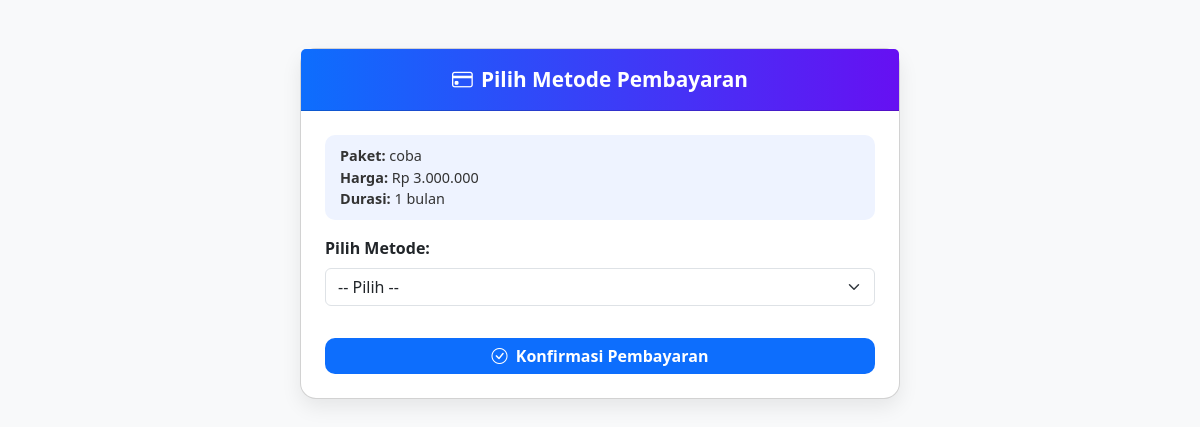
Screenshot of /langganan/metode_pembayaran.php?paket_id=2 (signed in) with the database file from the repository.
### tables this page shows
CREATE TABLE `paket` (
  `id` int(11) NOT NULL,
  `nama` varchar(50) NOT NULL,
  `kategori` varchar(50) DEFAULT NULL,
  `jenjang` varchar(20) NOT NULL,
  `kelas` varchar(10) NOT NULL,
  `harga` int(11) NOT NULL,
  `durasi` int(11) NOT NULL,
  `satuan_durasi` enum('bulan','tahun') NOT NULL DEFAULT 'bulan',
  `warna` varchar(20) DEFAULT '#0d6efd',
  `deskripsi` text DEFAULT NULL,
  `status` enum('aktif','nonaktif') DEFAULT 'aktif',
  `created_at` timestamp NOT NULL DEFAULT current_timestamp(),
  `updated_at` timestamp NOT NULL DEFAULT current_timestamp() ON UPDATE current_timestamp()
);

### langganan/metode_pembayaran.php (the view, shortened to what this page needs)
<?php
include_once __DIR__ . '/../config/database.php';
$paket_id = $_POST['paket_id'] ?? $_GET['paket_id'] ?? null;
$query = mysqli_query($conn, "SELECT * FROM paket WHERE id = $paket_id AND status = 'aktif'");
$paket = mysqli_fetch_assoc($query);
?>
<!DOCTYPE html>
<html lang="id">
<head>
<link href="https://cdn.jsdelivr.net/npm/bootstrap@5.3.0/dist/css/bootstrap.min.css" rel="stylesheet">
<link rel="stylesheet" href="https://cdn.jsdelivr.net/npm/bootstrap-icons@1.11.1/font/bootstrap-icons.css">
</head>
<body>
<div class="container py-5">
    <div class="card card-custom">
        <div class="card-header">
            <i class="bi bi-credit-card me-2"></i>Pilih Metode Pembayaran
        </div>
        <div class="card-body p-4">
            <div class="info-box mb-3">
                <strong>Paket:</strong> <?= htmlspecialchars($paket['nama']) ?><br>
                <strong>Harga:</strong> Rp <?= number_format($paket['harga'], 0, ',', '.') ?><br>
                <strong>Durasi:</strong> <?= $paket['durasi'] . ' ' . htmlspecialchars($paket['satuan_durasi']) ?>
            </div>
            <form action="proses_pembayaran.php" method="post">
                <div class="mb-3">
                    <label for="metode" class="form-label fw-semibold">Pilih Metode:</label>
                    <select name="metode" id="metode" class="form-select" required>
                        <option value="">-- Pilih --</option>
                    </select>
                </div>
                <button type="submit" class="btn btn-primary w-100 mt-3">
                    <i class="bi bi-check-circle me-1"></i> Konfirmasi Pembayaran
                </button>
            </form>
        </div>
    </div>
</div>
</body>
</html>

### langganan/metode_pembayaran.php (style rules this page uses)
body { background: #f8f9fa; font-family: 'Segoe UI', sans-serif; }
.card-custom { max-width: 600px; margin: auto; border-radius: 16px; box-shadow: 0 8px 20px rgba(0, 0, 0, 0.08); background: #fff; }
.card-header { background: linear-gradient(90deg, #0d6efd, #6610f2); color: #fff; font-size: 1.3rem; font-weight: bold; text-align: center; border-radius: 16px 16px 0 0; padding: 15px; }
.btn-primary { background: #0d6efd; border: none; font-weight: 600; transition: 0.3s; border-radius: 10px; }
.info-box { background: #eef3ff; padding: 10px 15px; border-radius: 10px; margin-bottom: 15px; font-size: 0.9rem; color: #333; }

### rows the page displays
paket: nama "coba", harga "3.000.000", durasi "1", satuan_durasi "bulan"
